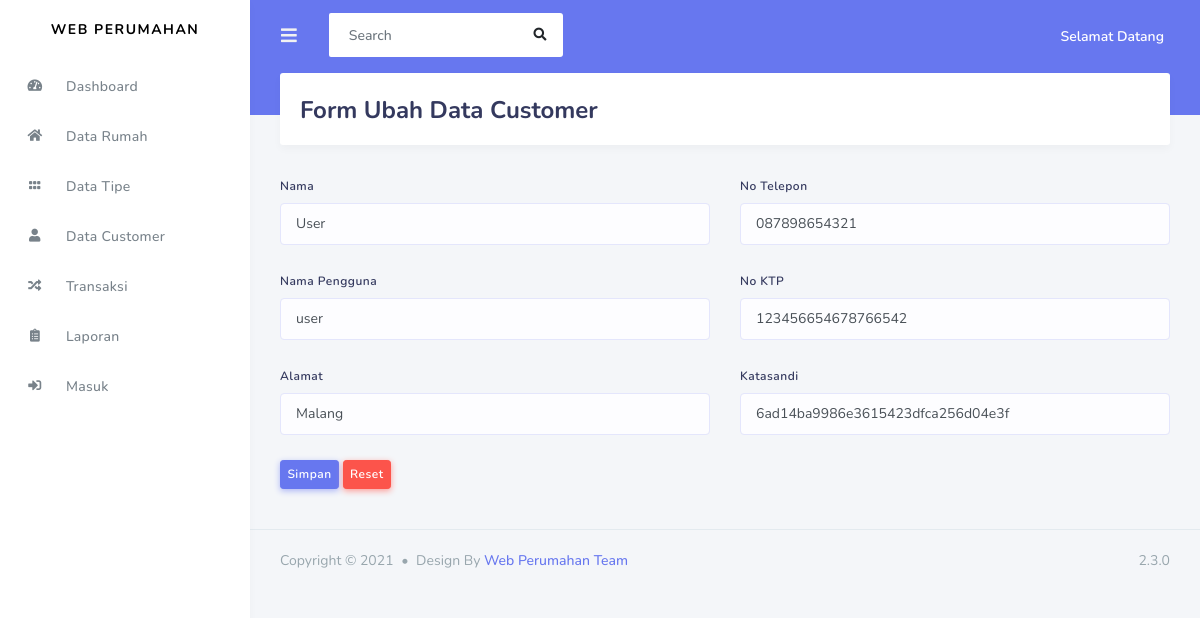
The app's page /admin/data_customer/update_customer/11, older data.
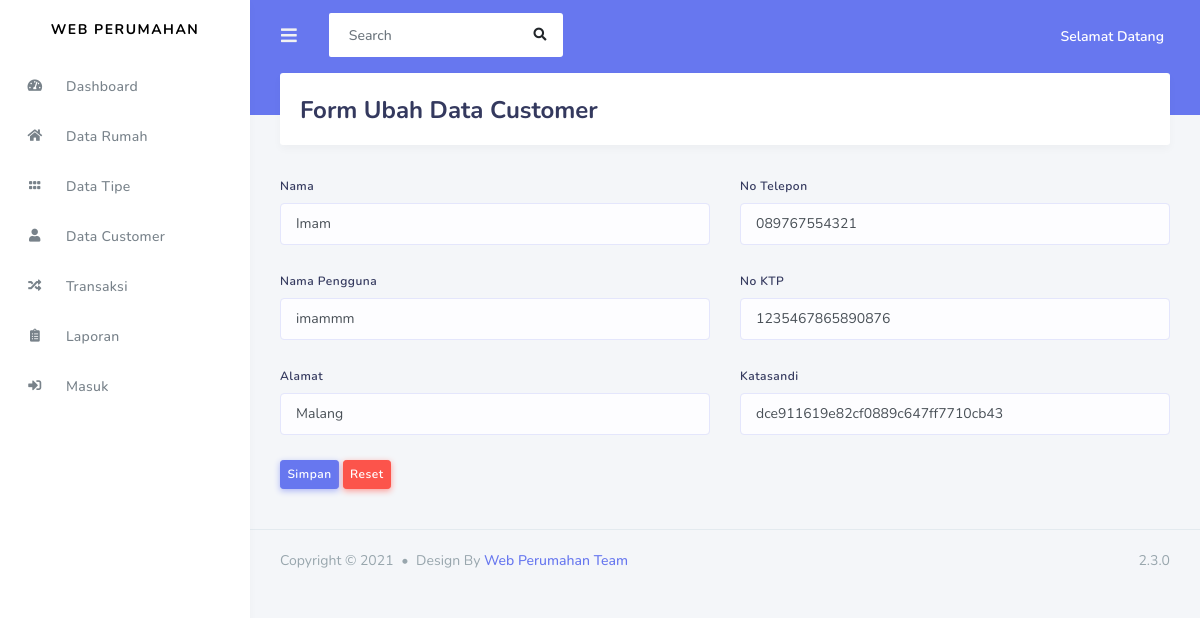
The same page, newer data.
### tables this page shows
CREATE TABLE `customer` (
  `id_customer` int(12) NOT NULL,
  `nama` varchar(256) NOT NULL,
  `username` varchar(256) NOT NULL,
  `alamat` varchar(256) NOT NULL,
  `no_tlp` varchar(256) NOT NULL,
  `no_ktp` varchar(256) NOT NULL,
  `pass` varchar(256) NOT NULL,
  `role_id` int(12) NOT NULL
);

### application/controllers/admin/Data_customer.php (called while the page is built, shortened)
<?php
	class Data_customer extends CI_Controller{
        public function update_customer($id)
        {
            $data['customer'] = $this->db->query("SELECT * FROM customer WHERE id_customer = $id")->result();
            $this->load->view('templates_admin/header');
			$this->load->view('templates_admin/sidebar');
			$this->load->view('admin/form_update_customer',$data);
			$this->load->view('templates_admin/footer');
        }
	}
?>

### index.php (called while the page is built, shortened)
<?php
require_once BASEPATH.'core/CodeIgniter.php';

### application/views/admin/form_update_customer.php (the view, shortened to what this page needs)
<div class="main-content">
    <section class="section">
        <div class="section-header">
            <h1>Form Ubah Data Customer</h1>
        </div>
    </section>
    <?php foreach($customer as $cs) : ?>
    <form method="POST" action="<?php echo base_url('admin/data_customer/update_customer_aksi') ?>">
        <div class="row">
            <div class="col-md-6">
                <div class="form-group">
                    <label>Nama</label>
                    <input type="text" name="nama" class="form-control" value="<?php echo $cs->nama ?>">
                </div>
                <div class="form-group">
                    <label>Nama Pengguna</label>
                    <input type="text" name="username" class="form-control" value="<?php echo $cs->username ?>">
                </div>
                <div class="form-group">
                    <label>Alamat</label>
                    <input type="text" name="alamat" class="form-control" value="<?php echo $cs->alamat ?>">
                </div>
            </div>
            <div class="col-md-6">
                <div class="form-group">
                    <label>No Telepon</label>
                    <input type="text" name="no_tlp" class="form-control" value="<?php echo $cs->no_tlp ?>">
                </div>
                <div class="form-group">
                    <label>No KTP</label>
                    <input type="text" name="no_ktp" class="form-control" value="<?php echo $cs->no_ktp ?>">
                </div>
                <div class="form-group">
                    <label>Katasandi</label>
                    <input type="text" name="pass" class="form-control" value="<?php echo $cs->pass ?>">
                </div>
            </div>
        </div>
        <button style="submit" class="btn btn-sm btn-primary">Simpan</button>
        <button style="submit" class="btn btn-sm btn-danger">Reset</button>
    </form>
    <?php endforeach; ?>
</div>

Row changes from the older to the newer data that the page shows:
changed customer "Malang": nama "User" → "Imam"; username "user" → "imammm"; no_tlp "087898654321" → "089767554321"; no_ktp "123456654678766542" → "1235467865890876"; pass "6ad14ba9986e3615423dfca256d04e3f" → "dce911619e82cf0889c647ff7710cb43"
